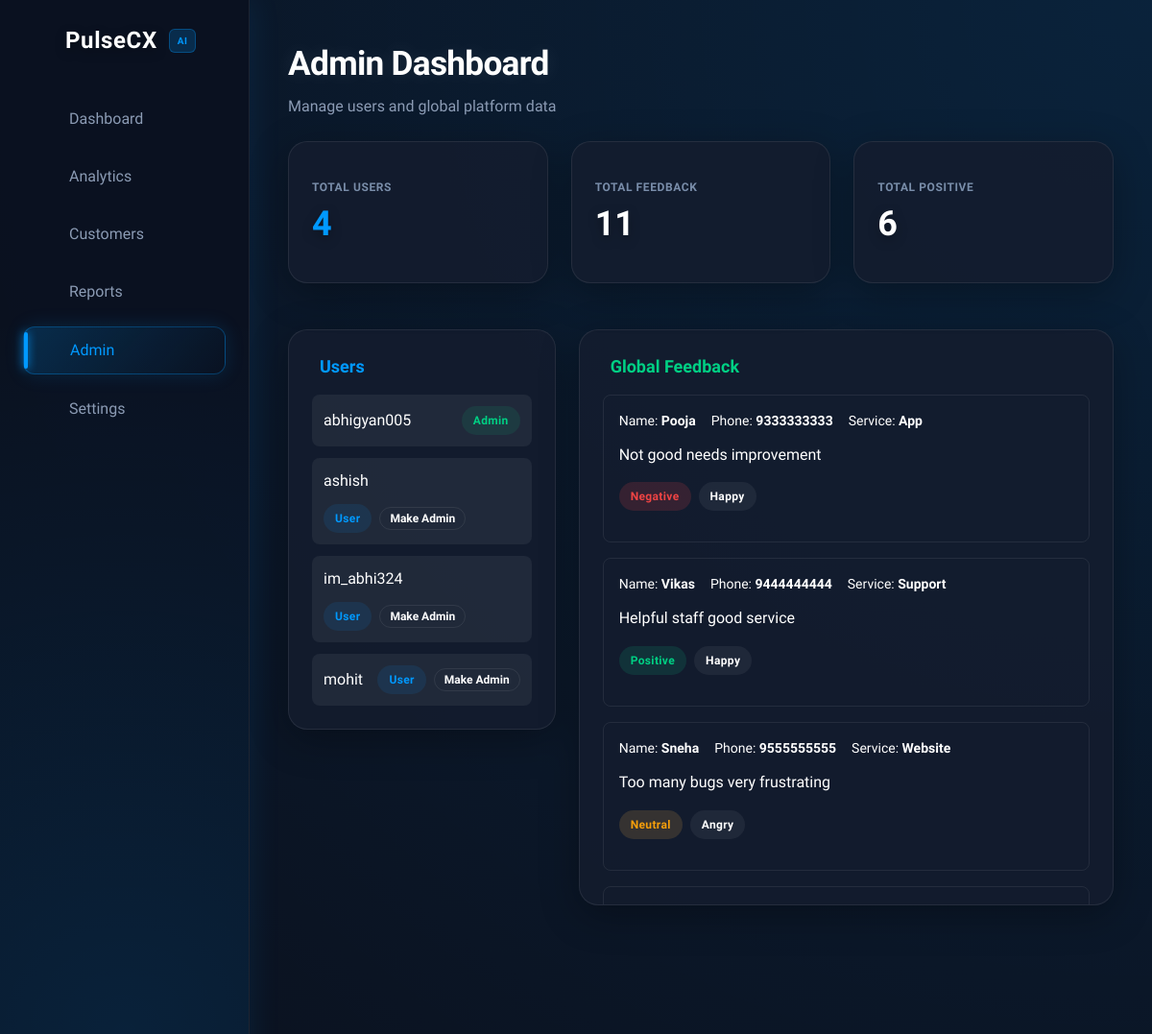
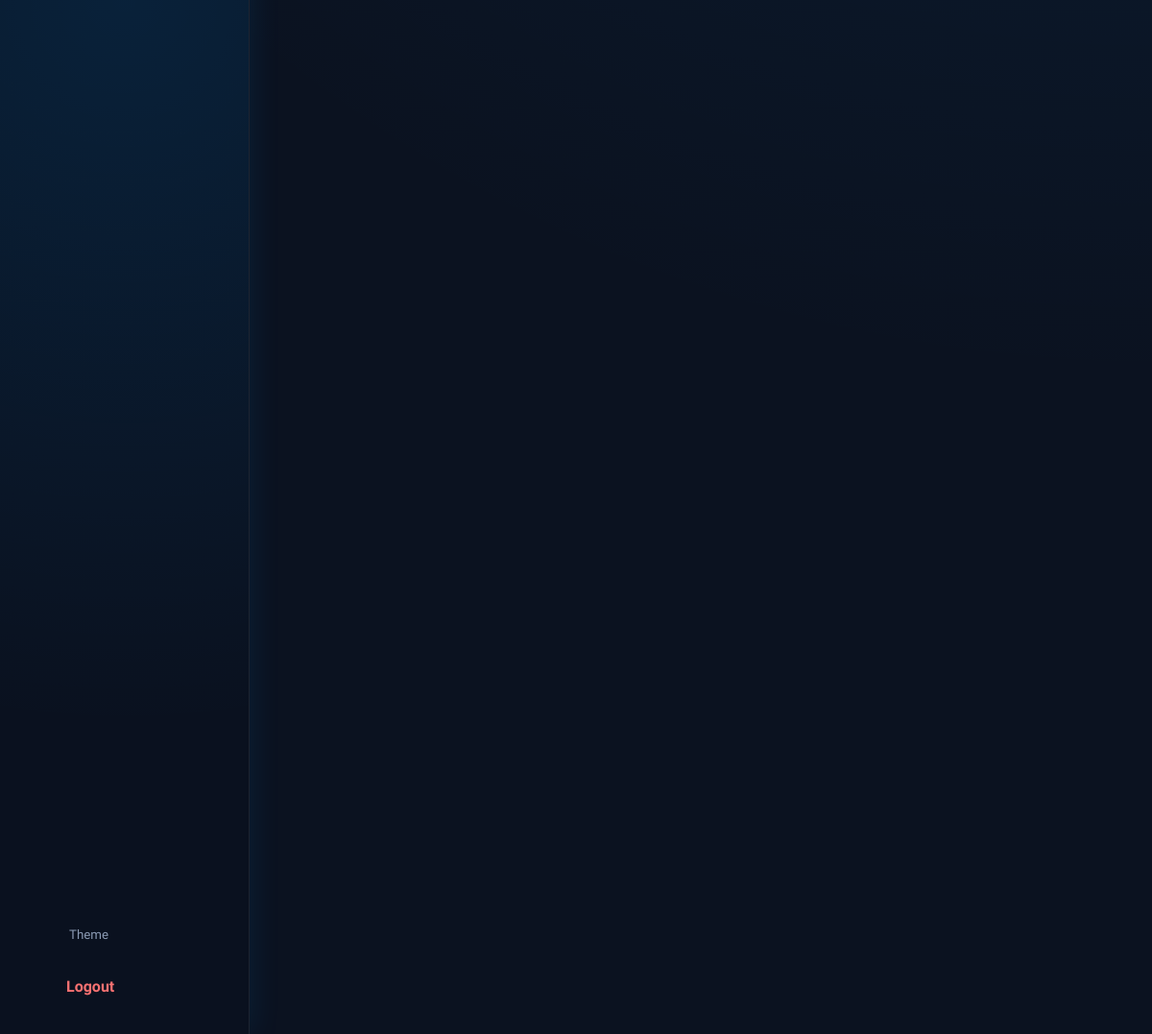
The page /admin (signed in) on the database its author committed (2 pictures, top to bottom).
### models.py (models this page shows)
class User(db.Model, UserMixin):
    __tablename__ = "users"
    id = db.Column(db.Integer, primary_key=True)
    username = db.Column(db.String(100), unique=True, nullable=False, index=True)
    password = db.Column(db.String(255), nullable=False)
    role = db.Column(db.String(20), nullable=False, default="analyst", index=True)
    email = db.Column(db.String(255), unique=True, index=True)
    email_notify = db.Column(db.Boolean, nullable=False, default=True)
    ai_enabled = db.Column(db.Boolean, nullable=False, default=True)
    avatar = db.Column(db.String(200))
    created_at = db.Column(db.DateTime(timezone=True), nullable=False, default=utcnow)
    feedbacks = db.relationship("Feedback", backref="user", lazy="dynamic", cascade="all, delete-orphan")
    reset_token = db.Column(db.String(64), unique=True, index=True)
    reset_token_expires = db.Column(db.DateTime(timezone=True))

class Feedback(db.Model):
    __tablename__ = "feedbacks"
    id = db.Column(db.Integer, primary_key=True)
    name = db.Column(db.String(100), nullable=False, default="Anonymous")
    phone = db.Column(db.String(24))
    service = db.Column(db.String(100), nullable=False, default="General", index=True)
    text = db.Column(db.Text, nullable=False)
    sentiment = db.Column(db.String(20), nullable=False, index=True)
    sentiment_score = db.Column(db.Float, nullable=False, default=0.0)
    emotion = db.Column(db.String(32), nullable=False, default="Neutral", index=True)
    emotion_score = db.Column(db.Float, nullable=False, default=0.0)
    topic = db.Column(db.String(80), nullable=False, default="General", index=True)
    created_at = db.Column(db.DateTime(timezone=True), nullable=False, default=utcnow, index=True)
    user_id = db.Column(db.Integer, db.ForeignKey("users.id", ondelete="CASCADE"), nullable=False, index=True)
    __table_args__ = (Index("ix_feedback_owner_created", "user_id", "created_at"),)

### app.py (the view)
@app.route('/admin')
@login_required
def admin():
    if current_user.role != 'admin':
        abort(403)
    page = request.args.get('page', 1, type=int)
    users = User.query.order_by(User.username).all()
    feedbacks = Feedback.query.order_by(Feedback.created_at.desc()).paginate(page=page, per_page=20)
    total_feedback = Feedback.query.count()
    total_positive = Feedback.query.filter_by(sentiment="Positive").count()
    return render_template(
        'admin.html',
        users=users,
        feedbacks=feedbacks,
        total_users=len(users),
        total_feedback=total_feedback,
        total_positive=total_positive,
    )

### app.py (called while the page is built)
@app.after_request
def _cache_vendor_assets(response):
    if request.path.startswith('/static/vendor/'):
        response.headers['Cache-Control'] = 'public, max-age=2592000, immutable'  # 30 days
    return response

@login_manager.user_loader
def load_user(user_id):
    return User.query.get(int(user_id))

### templates/admin.html (shortened to what this page needs)
{% extends "base.html" %}
{% import "_macros.html" as macros %}
{% block content %}
<div class="dashboard-header mb-6">
    <h1 class="page-title">Admin Dashboard</h1>
    <p class="page-subtitle">Manage users and global platform data</p>
</div>
<div class="stats-grid">
    {{ macros.kpi_card("Total Users", value=total_users, color="text-primary", glow="from-primary/20 to-transparent", icon="users-round") }}
    {{ macros.kpi_card("Total Feedback", value=total_feedback, color="text-white", glow="from-white/10 to-transparent", icon="message-square-text") }}
    {{ macros.kpi_card("Total Positive", value=total_positive, color="text-secondary", glow="from-secondary/20 to-transparent", icon="thumbs-up") }}
</div>
<div style="display: grid; grid-template-columns: 1fr 2fr; gap: 24px;">
    <div class="tilt-card glass p-6" style="height: fit-content; max-height: 600px; overflow-y: auto;">
        <h3 class="text-primary mb-4" style="font-size: 1.125rem; display: flex; align-items: center; gap: 8px;">
             Users
        </h3>
        <div style="display: flex; flex-direction: column; gap: 12px;">
            {% for u in users %}
            <div style="display: flex; justify-content: space-between; align-items: center; padding: 12px; background-color: var(--bg-hover); border-radius: 8px; gap: 12px; flex-wrap: wrap;">
                <span style="font-weight: 500;">{{ u.username }}</span>
                <div style="display: flex; align-items: center; gap: 8px;">
                    <span class="badge" style="background-color: {% if u.role == 'admin' %}rgba(0, 208, 132, 0.1){% else %}rgba(0, 153, 255, 0.1){% endif %}; color: {% if u.role == 'admin' %}var(--secondary-color){% else %}var(--primary-color){% endif %};">
                        {{ u.role|title }}
                    </span>
                    {% if u.id != current_user.id %}
                    <form method="POST" action="{{ url_for('set_role', user_id=u.id) }}"
                          onsubmit="return confirm('{% if u.role == 'admin' %}Revoke admin access from{% else %}Grant admin access to{% endif %} {{ u.username }}?')">
                        <button type="submit" class="btn-secondary" style="padding: 4px 10px; font-size: 0.75rem;">
                            {% if u.role == 'admin' %}Revoke Admin{% else %}Make Admin{% endif %}
                        </button>
                    </form>
                    {% endif %}
                </div>
            </div>
            {% endfor %}
        </div>
    </div>
    <div class="tilt-card glass p-6" style="max-height: 600px; overflow-y: auto;">
        <h3 class="text-success mb-4" style="font-size: 1.125rem; display: flex; align-items: center; gap: 8px;">
             Global Feedback
        </h3>
        <div style="display: flex; flex-direction: column; gap: 16px;">
            {% for f in feedbacks %}
            <div style="padding: 16px; border: 1px solid var(--border-color); border-radius: 8px; position: relative;">
                <div style="display: flex; flex-wrap: wrap; gap: 16px; margin-bottom: 12px; font-size: 0.875rem;">
                    <div><span class="text-secondary">Name:</span> <b>{{ f.name or 'N/A' }}</b></div>
                    <div><span class="text-secondary">Phone:</span> <b>{{ f.phone or 'N/A' }}</b></div>
                    <div><span class="text-secondary">Service:</span> <b>{{ f.service or 'N/A' }}</b></div>
                </div>
                <p style="margin-bottom: 16px; line-height: 1.6;">{{ f.text }}</p>
                <div style="display: flex; gap: 8px; margin-bottom: 16px;">
                    <span class="badge {% if f.sentiment == 'Positive' %}badge-success{% elif f.sentiment == 'Negative' %}badge-danger{% else %}badge-warning{% endif %}">
                        {{ f.sentiment }}
                    </span>
                    <span class="badge" style="background-color: var(--bg-hover);">
                        {{ f.emotion or 'unknown' }}
                    </span>
                </div>
                <div style="position: absolute; top: 16px; right: 16px;">
                    <form method="POST" action="/delete_feedback/{{ f.id }}" onsubmit="return confirm('Are you sure you want to delete this feedback?')">
                        <button type="submit" style="color: var(--text-secondary); padding: 4px; border-radius: 4px; transition: color 0.2s;" onmouseover="this.style.color='var(--danger)'" onmouseout="this.style.color='var(--text-secondary)'">
                        </button>
                    </form>
                </div>
            </div>
            {% endfor %}
        </div>
    </div>
</div>
{% endblock %}

### templates/base.html (shortened to what this page needs)
<!DOCTYPE html>
<html class="transition-colors duration-300">
<head>
    <link rel="stylesheet" href="{{ url_for('static', filename='style.css') }}">
</head>
<body>
<div id="canvas-container"></div>
<div class="flex">
    <div class="sidebar flex flex-col justify-between h-screen sticky top-0 p-6">
        <div class="ai-glow"></div>
        <div class="relative z-10">
            <h1 class="text-2xl font-bold mb-10 flex items-center gap-3">
                <i data-lucide="hexagon" class="text-primary w-8 h-8"></i>
                <span class="text-white tracking-wide drop-shadow-lg">
                    PulseCX
                </span>
                <span class="text-2xs bg-primary/20 px-2 py-1 rounded-md text-primary font-bold tracking-wider animate-pulse border border-primary/30">
                    AI
                </span>
            </h1>
            <nav class="space-y-3">
              <a href="/dashboard" class="nav-item {% if request.path == '/dashboard' %}active{% endif %}">
                  <i data-lucide="layout-dashboard" class="w-5 h-5"></i> Dashboard
              </a>
              <a href="/analytics" class="nav-item {% if request.path == '/analytics' %}active{% endif %}">
                  <i data-lucide="pie-chart" class="w-5 h-5"></i> Analytics
              </a>
              <a href="/customers" class="nav-item {% if request.path == '/customers' %}active{% endif %}">
                  <i data-lucide="users" class="w-5 h-5"></i> Customers
              </a>
              <a href="/reports" class="nav-item {% if request.path == '/reports' %}active{% endif %}">
                  <i data-lucide="file-text" class="w-5 h-5"></i> Reports
              </a>
             {% if current_user.is_authenticated and current_user.role == 'admin' %}
             <a href="/admin" class="nav-item {% if request.path == '/admin' %}active{% endif %}">
                 <i data-lucide="shield" class="w-5 h-5"></i> Admin
             </a>
             {% endif %}
             <a href="/settings" class="nav-item {% if request.path == '/settings' %}active{% endif %}">
                 <i data-lucide="settings" class="w-5 h-5"></i> Settings
             </a>
          </nav>
        </div>
        <div class="relative z-50" style="display: flex; flex-direction: column; gap: 8px;">
            <button type="button" data-theme-toggle
               class="nav-item"
               style="width: 100%; text-align: left; cursor: pointer;"
               aria-label="Switch to light mode">
                <i data-lucide="moon" class="w-5 h-5"></i>
                <span>Theme</span>
            </button>
            <a href="{{ url_for('logout') }}"
               class="text-red-400 font-semibold flex items-center gap-3 p-3 rounded-xl hover:bg-red-500/10 hover:text-red-500 transition-all border border-transparent hover:border-red-500/30">
                <i data-lucide="log-out" class="w-5 h-5"></i>
                Logout
            </a>
        </div>
    </div>
    <div class="flex-1 p-10 overflow-y-auto h-screen page">
        {% block content %}{% endblock %}
    </div>
</div>
</body>
</html>

### templates/_macros.html (shortened to what this page needs)
{% macro kpi_card(title, value=None, id=None, color='text-primary', glow='from-primary/20 to-transparent', icon=None, suffix='') %}
<div class="tilt-card glass kpi-card relative overflow-hidden group">
    <div class="kpi-card-head relative z-10">
        <p class="kpi-card-label text-blue-200/60">{{ title }}</p>
        {% if icon %}
        <i data-lucide="{{ icon }}" class="kpi-card-icon {{ color }}"></i>
        {% endif %}
    </div>
    <p {% if id %}id="{{ id }}"{% endif %} class="kpi-card-value {{ color }} relative z-10 drop-shadow-lg{% if value is none %} skeleton-text{% endif %}">{% if value is not none %}{{ value }}{{ suffix }}{% else %}&nbsp;{% endif %}</p>
</div>
{% endmacro %}

### templates/base.html (style rules this page uses)
#canvas-container { position: fixed; top: 0; left: 0; width: 100vw; height: 100vh; z-index: -10; }
.page { animation: fadeIn 0.6s ease-in-out; position: relative; z-index: 5; }

### rows shown on the page
User: username "abhigyan005", role "Admin"
User: username "ashish", role "User", shows "Make Admin"
User: username "im_abhi324", role "User", shows "Make Admin"
User: username "mohit", role "User", shows "Make Admin"
Feedback: name "Pooja", phone "9333333333", service "App", text "Not good needs improvement", sentiment "Negative", emotion "Happy"
Feedback: name "Vikas", phone "9444444444", service "Support", text "Helpful staff good service", sentiment "Positive", emotion "Happy"
Feedback: name "Sneha", phone "9555555555", service "Website", text "Too many bugs very frustrating", sentiment "Neutral", emotion "Angry"

### other values the page prints
{{ title }} "TOTAL USERS TOTAL FEEDBACK TOTAL POSITIVE"
{{ value }} "4 11 6"
